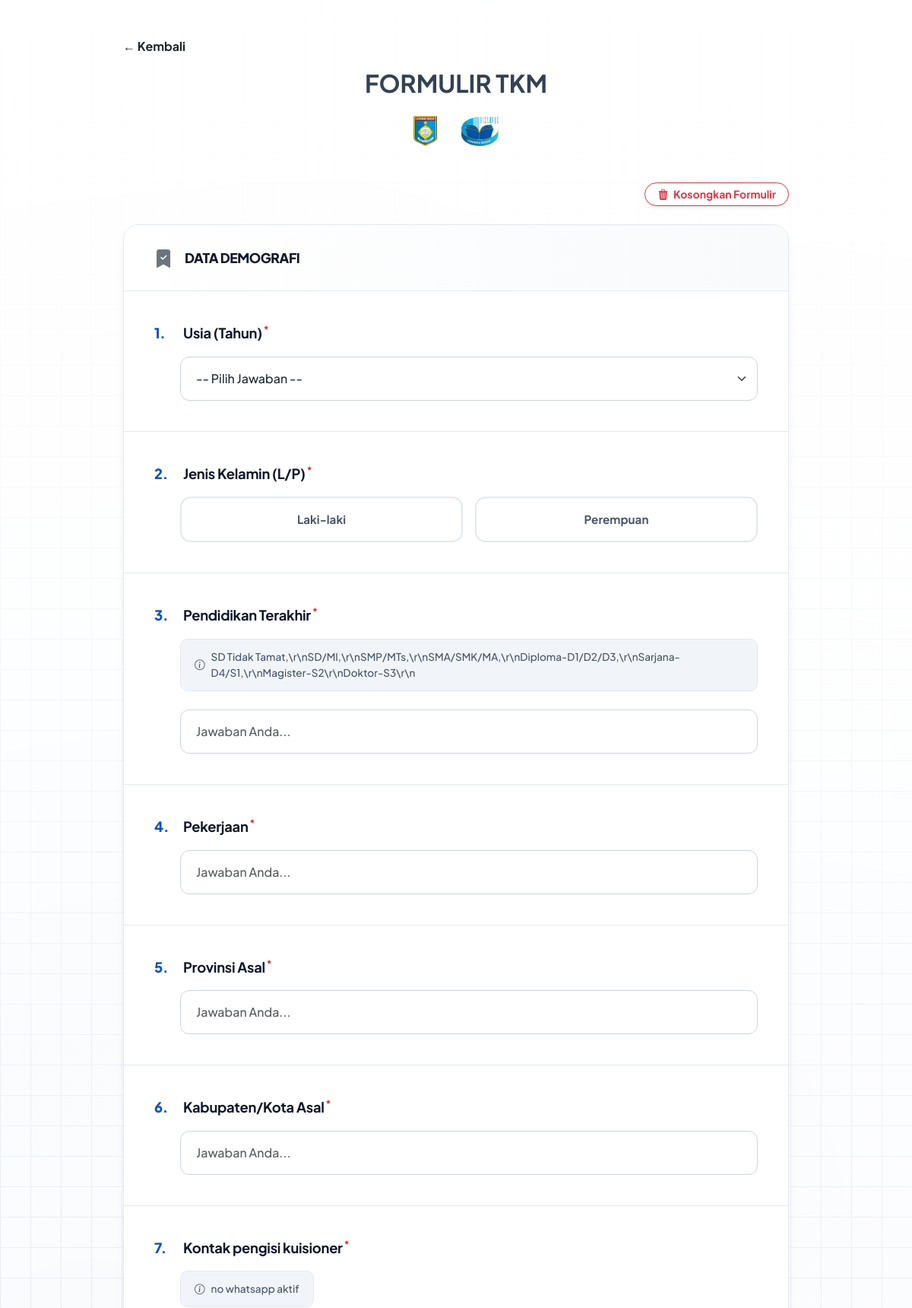
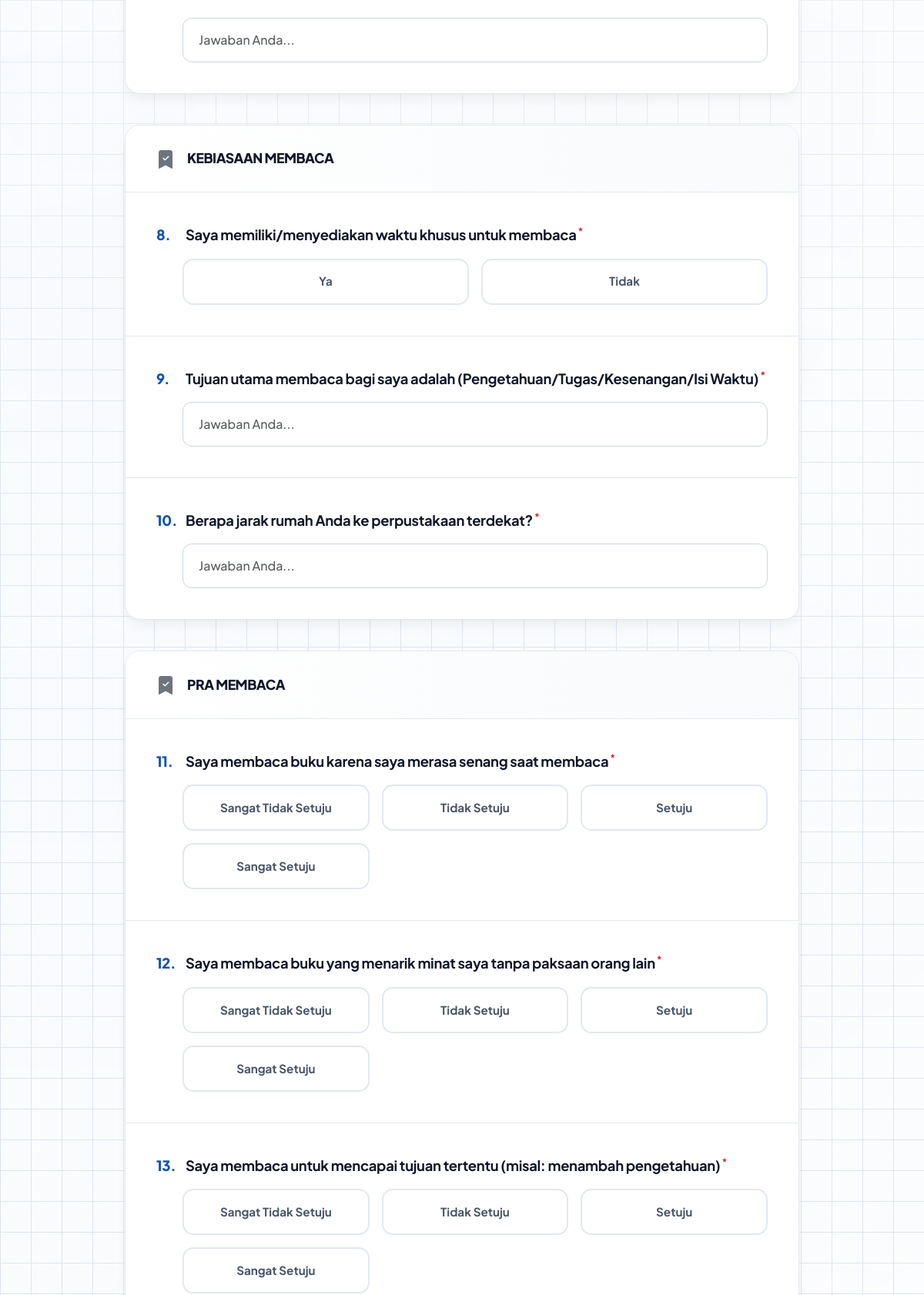
The page /pustakawan/kuisioner_tkm.php (upper part) on the database its author committed (2 pictures, top to bottom).
### tables this page shows
CREATE TABLE `master_pertanyaan` (
  `id` int NOT NULL AUTO_INCREMENT,
  `jenis_kuesioner` varchar(10) NOT NULL,
  `kategori_bagian` varchar(100) DEFAULT NULL,
  `teks_pertanyaan` text NOT NULL,
  `tipe_input` varchar(20) NOT NULL,
  `opsi_jawaban` text,
  `urutan` int DEFAULT '0',
  `is_active` int DEFAULT '1',
  `keterangan` text,
  `pilihan_opsi` text,
  PRIMARY KEY (`id`)
);

### pustakawan/render_kuesioner.php (the view, shortened to what this page needs)
<?php
function render_dynamic_form($pdo, $jenis_kuesioner, $library_id, $defaults = []) {
    $stmt = $pdo->prepare("SELECT m.* FROM master_pertanyaan m "
        . "LEFT JOIN kategori_bagian kb ON kb.jenis_kuesioner = m.jenis_kuesioner AND kb.name = m.kategori_bagian "
        . "WHERE m.jenis_kuesioner = ? "
        . "ORDER BY COALESCE(kb.position, 9999) ASC, m.kategori_bagian ASC, CAST(m.urutan AS UNSIGNED) ASC, m.id ASC");
    $stmt->execute([$jenis_kuesioner]);
    $raw_data = $stmt->fetchAll(PDO::FETCH_ASSOC);
    $pertanyaan = [];
    $kategori_order = [];
    foreach ($raw_data as $row) {
        $bagian = $row['kategori_bagian'];
        if (!isset($pertanyaan[$bagian])) {
            $pertanyaan[$bagian] = [];
            $kategori_order[] = $bagian;
        }
        $pertanyaan[$bagian][] = $row;
    }
    $pertanyaan_ordered = [];
    foreach ($kategori_order as $bagian) {
        $pertanyaan_ordered[$bagian] = $pertanyaan[$bagian];
    }
    echo '<link rel="stylesheet" href="https://cdn.jsdelivr.net/npm/bootstrap-icons@1.10.0/font/bootstrap-icons.css">';
    echo '<div class="form-branding">
            <div class="mb-3">
                <img src="../assets/logo_lobar.png" class="brand-logo-small">
                <img src="../assets/logo_disarpus.png" class="brand-logo-small">
            </div>
          </div>';
    echo '<div class="d-flex justify-content-end mb-4">
            <button type="button" onclick="handleClearForm()" class="btn btn-sm btn-outline-danger shadow-sm px-3" style="border-radius: 50px; font-weight: 700;">
                <i class="bi bi-trash3-fill me-1"></i> Kosongkan Formulir
            </button>
          </div>';
    echo '<form id="formKuesioner" method="POST" action="../proses_simpan.php" class="needs-validation" novalidate>';
    $nomor_soal = 1;
    foreach ($pertanyaan_ordered as $kategori => $items) {
        echo '<div class="section-card">';
        echo '<div class="section-header">
                <i class="bi bi-bookmark-check-fill fs-4 text-secondary"></i>
                <h2 class="section-title">'.$kategori.'</h2>
              </div>';
        echo '<div>';
        foreach ($items as $index => $p) {
            $id = $p['id'];
            $label = htmlspecialchars($p['teks_pertanyaan']);
            $tipe = $p['tipe_input'];
            $keterangan = htmlspecialchars($p['keterangan'] ?? '');
            $val = isset($defaults[$label]) ? $defaults[$label] : '';
            $readonly = ($val !== '') ? 'readonly' : '';
            $opsi_custom = [];
            if (!empty($p['pilihan_opsi'])) {
                $opsi_custom = array_map('trim', explode(',', $p['pilihan_opsi']));
            }
            echo '<div class="q-item" id="q_wrapper_'.$id.'">';
            echo '<label class="q-label" for="inp_'.$id.'">';
            echo '<span class="q-num">'.$nomor_soal.'.</span> ' . $label;
            if (empty($readonly)) echo '<span class="req-star" title="Wajib diisi">*</span>';
            echo '</label>';
            $nomor_soal++;
            if (!empty($keterangan)) {
                echo '<div style="padding-left: 34px;"><div class="q-hint"><i class="bi bi-info-circle me-2"></i>'.$keterangan.'</div></div>';
            }
            echo '<div style="padding-left: 34px;">';
            if ($tipe == 'text' || $tipe == 'number') {
                echo '<input type="'.$tipe.'" id="inp_'.$id.'" name="jawaban['.$id.']" class="form-control"
                       value="'.$val.'" '.$readonly.' required placeholder="Jawaban Anda...">';
            }
            elseif ($tipe == 'textarea') {
                echo '<textarea id="inp_'.$id.'" name="jawaban['.$id.']" class="form-control" rows="3" required placeholder="Tuliskan jawaban lengkap...">'.$val.'</textarea>';
            }
            elseif ($tipe == 'select') {
                echo '<select id="inp_'.$id.'" name="jawaban['.$id.']" class="form-select" required>';
                echo '<option value="" selected disabled>-- Pilih Jawaban --</option>';
                $list_opsi = !empty($opsi_custom) ? $opsi_custom : ['Ya', 'Tidak'];
                echo '</select>';
            }
            elseif ($tipe == 'radio' || $tipe == 'likert') {
                if ($tipe == 'likert') {
                    $list_opsi = [
                        '1' => 'Sangat Tidak Setuju',
                        '2' => 'Tidak Setuju',
                        '3' => 'Setuju',
                        '4' => 'Sangat Setuju'
                    ];
                } else {
                    $list_opsi = [];
                    foreach($opsi_custom as $oc) $list_opsi[$oc] = $oc;
                }
                echo '<div class="opt-grid">';
                foreach ($list_opsi as $val_opt => $label_opt) {
                    $val_safe = htmlspecialchars((string)$val_opt, ENT_QUOTES);
                    $label_safe = htmlspecialchars((string)$label_opt, ENT_QUOTES);
                    $id_safe = preg_replace('/[^a-zA-Z0-9_\-]/', '_', (string)$val_opt);
                    echo '
                    <div>
                        <input type="radio" class="btn-check" name="jawaban['.$id.']" id="opt_'.$id.'_'.$id_safe.'" value="'.$val_safe.'" required>
                        <label class="btn-opt" for="opt_'.$id.'_'.$id_safe.'">
                            '.$label_safe.'
                        </label>
                    </div>';
                }
                echo '</div>';
            }
            echo '</div>';
            echo '</div>';
        }
        echo '</div>';
        echo '</div>';
    }
    echo '
    <div class="submit-container">
        <button type="button" onclick="konfirmasiKirim()" class="btn-submit-modern">
            <i class="bi bi-send-check me-2"></i> SIMPAN JAWABAN
        </button>
        <div class="mt-3 text-muted small">
            <i class="bi bi-shield-lock"></i> Data Anda tersimpan aman dan rahasia.
        </div>
    </div>
    </form>';
}
?>

### pustakawan/kuisioner_tkm.php (style rules this page uses)
body { font-family: 'Poppins', sans-serif; background-color: var(--bg-body, #f8fafc); position: relative; overflow-x: hidden; min-height: 100vh; }

### pustakawan/render_kuesioner.php (style rules this page uses)
:root { --c-primary: #0F52BA; --c-primary-dark: #0a3d8f; --c-accent: #334155; --c-bg: #f8fafc; --c-card: #ffffff; --c-border: #e2e8f0; --c-focus: rgba(15, 82, 186, 0.15); }
body { background: transparent; color: var(--c-accent); font-family: 'Plus Jakarta Sans', sans-serif; font-size: 16px; line-height: 1.6; margin: 0; padding: 0; }
.form-branding { text-align: center; margin-bottom: 3rem; }
.brand-logo-small { height: 40px; margin: 0 8px; }
.section-card { background: var(--c-card); border-radius: 20px; box-shadow: 0 10px 15px -3px rgba(0,0,0,0.05), 0 4px 6px -2px rgba(0,0,0,0.02); border: 1px solid var(--c-border); margin-bottom: 2.5rem; overflow: hidden; transition: all 0.3s ease; }
.section-header { background: #fff; padding: 1.5rem 2.5rem; border-bottom: 1px solid var(--c-border); display: flex; align-items: center; gap: 16px; background: linear-gradient(to right, #ffffff, #f8fafc); }
.section-title { font-size: 1.1rem; font-weight: 800; letter-spacing: -0.5px; margin: 0; color: #0f172a; text-transform: uppercase; }
.q-item { padding: 2.5rem; border-bottom: 1px solid var(--c-border); transition: background-color 0.2s ease; }
.q-item:last-child { border-bottom: none; }
.q-label { font-size: 1.15rem; font-weight: 700; color: #0f172a; margin-bottom: 1rem; display: block; line-height: 1.6; letter-spacing: -0.3px; }
.q-num { display: inline-block; min-width: 35px; color: var(--c-primary); font-weight: 800; }
.req-star { color: #dc2626; font-size: 0.8rem; vertical-align: top; margin-left: 2px; }
.q-hint { font-size: 0.85rem; color: #475569; background: #f1f5f9; padding: 12px 18px; border-radius: 10px; margin-bottom: 1.5rem; display: inline-flex; align-items: center; border: 1px solid #e2e8f0; font-weight: 500; }
.form-control, .form-select { padding: 1rem 1.25rem; border-radius: 12px; border: 1px solid #cbd5e1; font-size: 1rem; transition: all 0.2s ease-in-out; color: #1e293b; background-color: #ffffff; font-weight: 500; }
.opt-grid { display: grid; grid-template-columns: repeat(auto-fit, minmax(180px, 1fr)); gap: 16px; }
.btn-opt { display: flex; align-items: center; justify-content: center; width: 100%; height: 100%; min-height: 60px; padding: 12px 20px; background: #fff; border: 2px solid #e2e8f0; border-radius: 14px; color: #475569; font-weight: 700; font-size: 0.95rem; cursor: pointer; text-align: center; transition: all 0.2s cubic-bezier(0.4, 0, 0.2, 1); }

### rows shown on the page
master_pertanyaan: teks_pertanyaan "Usia (Tahun)"
master_pertanyaan: teks_pertanyaan "Jenis Kelamin (L/P)", label_safe "Laki-laki", label_safe "Perempuan"
master_pertanyaan: teks_pertanyaan "Pendidikan Terakhir", keterangan "SD Tidak Tamat,\\r\\nSD/MI,\\r\\nSMP/MTs,\\r\\nSMA/SMK/MA,\\r\\nDiploma-D1/D2/D3,\\r\\nSarjana-D4/S1,\\r\\nMagister-S2\\r\\nDoktor-S3\\r\\n"
master_pertanyaan: teks_pertanyaan "Pekerjaan"
master_pertanyaan: teks_pertanyaan "Provinsi Asal"
master_pertanyaan: teks_pertanyaan "Kabupaten/Kota Asal"
master_pertanyaan: teks_pertanyaan "Kontak pengisi kuisioner", keterangan "no whatsapp aktif"
master_pertanyaan: teks_pertanyaan "Saya memiliki/menyediakan waktu khusus untuk membaca", label_safe "Ya", label_safe "Tidak"
master_pertanyaan: teks_pertanyaan "Tujuan utama membaca bagi saya adalah (Pengetahuan/Tugas/Kesenangan/Isi Waktu)"
master_pertanyaan: teks_pertanyaan "Berapa jarak rumah Anda ke perpustakaan terdekat?"
master_pertanyaan: teks_pertanyaan "Saya membaca buku karena saya merasa senang saat membaca", label_safe "Sangat Tidak Setuju", label_safe "Tidak Setuju", label_safe "Setuju", label_safe "Sangat Setuju"
master_pertanyaan: teks_pertanyaan "Saya membaca buku yang menarik minat saya tanpa paksaan orang lain", label_safe "Sangat Tidak Setuju", label_safe "Tidak Setuju", label_safe "Setuju", label_safe "Sangat Setuju"
master_pertanyaan: teks_pertanyaan "Saya membaca untuk mencapai tujuan tertentu (misal: menambah pengetahuan)", label_safe "Sangat Tidak Setuju", label_safe "Tidak Setuju", label_safe "Setuju", label_safe "Sangat Setuju"

### other values the page prints
$kategori "DATA DEMOGRAFI"
$kategori "KEBIASAAN MEMBACA"
$kategori "PRA MEMBACA"
